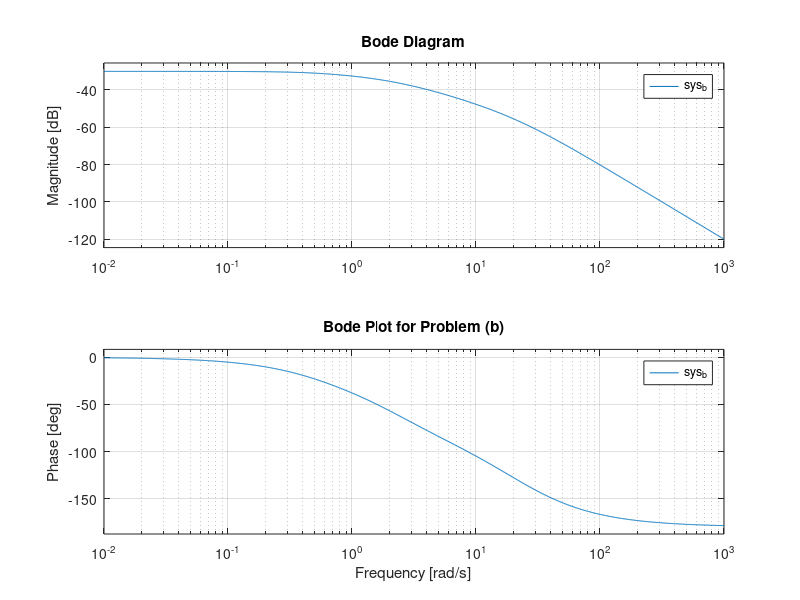

Write MATLAB code to recreate this figure.
num_b = [1 1];                        % s + 1
den_b = conv([1 2], [1 22.5 16]);     % (s+2) 乘以 (s^2 + 22.5s + 16)
sys_b = tf(num_b, den_b);

figure;
bode(sys_b);
grid on;
title('Bode Plot for Problem (b)');
